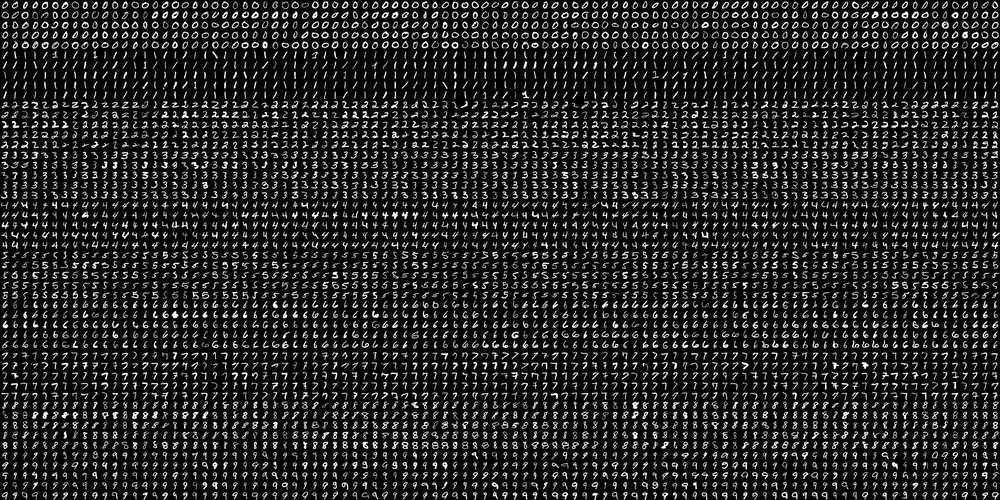
#> input picture code/ML/digits.png, 1000 x 500 px, shrunk from 2000 x 1000 before the run
$ python rotate.py --image ML/digits.png
#> lines starting #> are read from the running program, lines starting #| are printed output that depends on the picture
import numpy as np
import argparse
import imutils
import cv2

ap=argparse.ArgumentParser()
ap.add_argument("-i","--image",help="Path To Image")

args=vars(ap.parse_args())
print(args)
img=cv2.imread(args["image"])
#> img is the input picture: shape (500, 1000, 3); min 0, max 255, mean 36.1
cv2.imshow("original img",img)
cv2.waitKey(0)
print(img.shape)
#| (500, 1000, 3)
print(img.shape[:2])
#| (500, 1000)
(h,w)=img.shape[:2]
#> h = 500; w = 1000
center=(w/2,h/2)
#> center = (500, 250)

##getRotationMatrix2D have 3 arguments
#first:point of rotation ie point about which to rotate.
#second : degress to rotaate.
#third :scale of image.

M=cv2.getRotationMatrix2D(center,45,1.0)
rotated=cv2.warpAffine(img,M,(w,h))
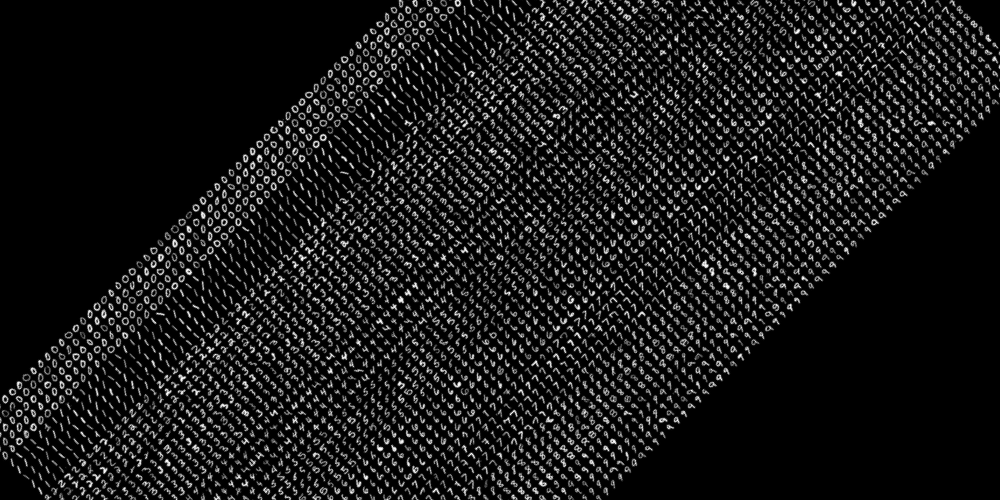
#> rotated: shape (500, 1000, 3); min 0, max 255, mean 24.6
cv2.imshow("image rotated 45 degs",rotated)
cv2.waitKey(0)

M=cv2.getRotationMatrix2D(center,90,1.0)
rotated=cv2.warpAffine(img,M,(w,h))
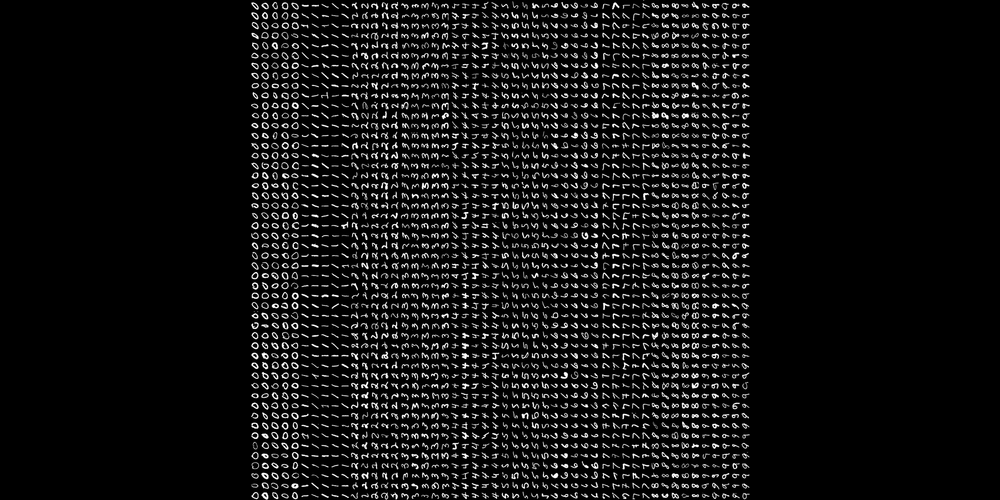
#> rotated: shape (500, 1000, 3); min 0, max 255, mean 18.1
cv2.imshow("image rotated 90 degs",rotated)
cv2.waitKey(0)

M=cv2.getRotationMatrix2D(center,-90,0.5)
rotated=cv2.warpAffine(img,M,(w,h))
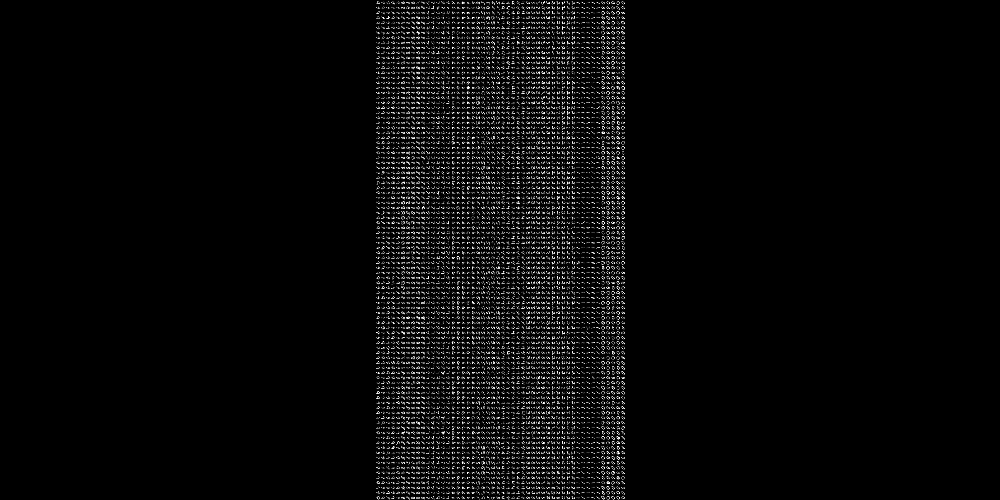
#> rotated: shape (500, 1000, 3); min 0, max 255, mean 9
cv2.imshow("image rotated 90 degs",rotated)
cv2.waitKey(0)

rotated=imutils.rotate(img,75)
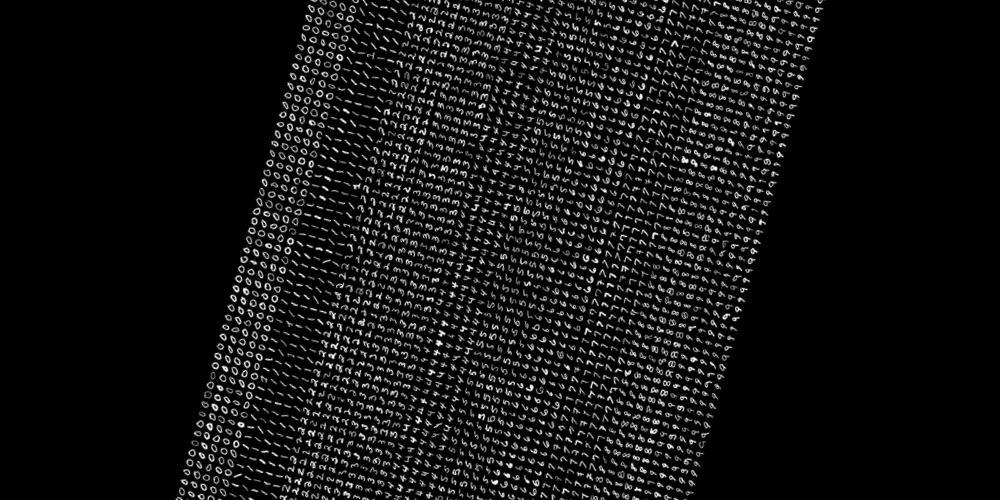
#> rotated: shape (500, 1000, 3); min 0, max 255, mean 18.7
cv2.imshow("image rotated 75degs",rotated)
cv2.waitKey(0)
